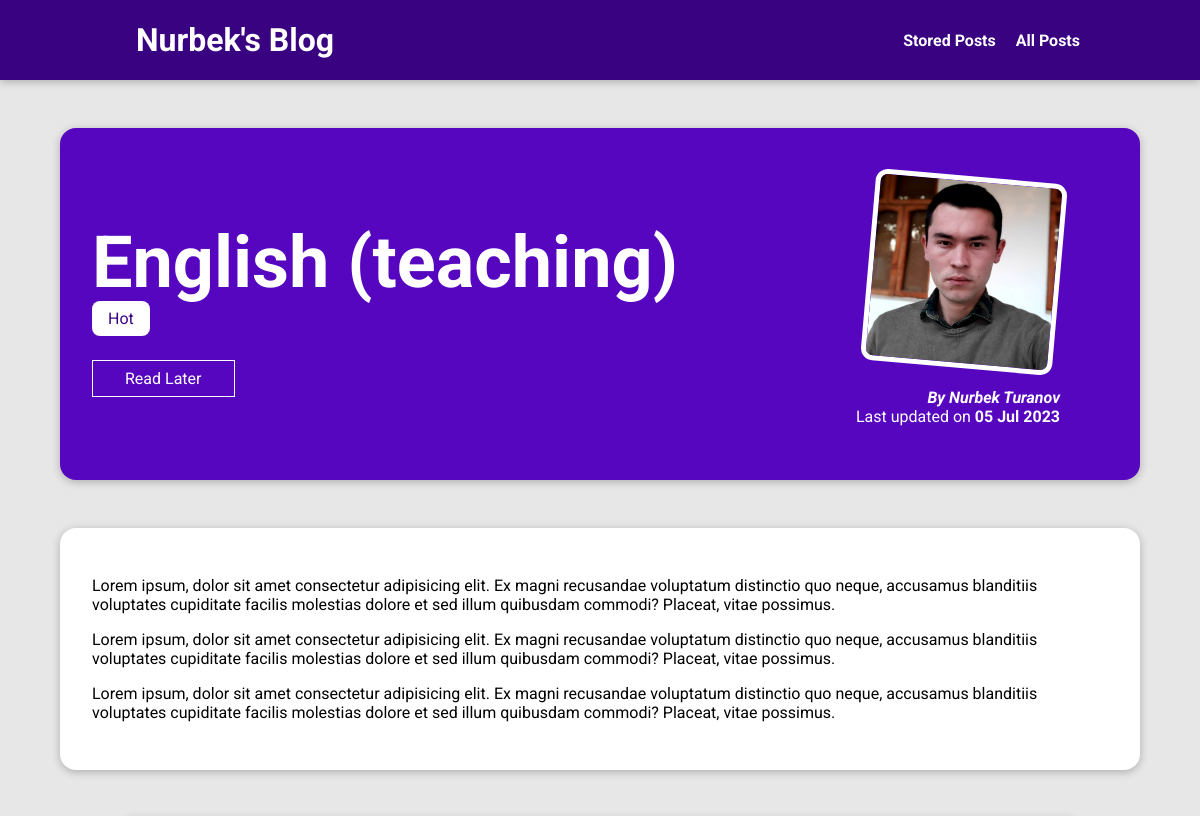
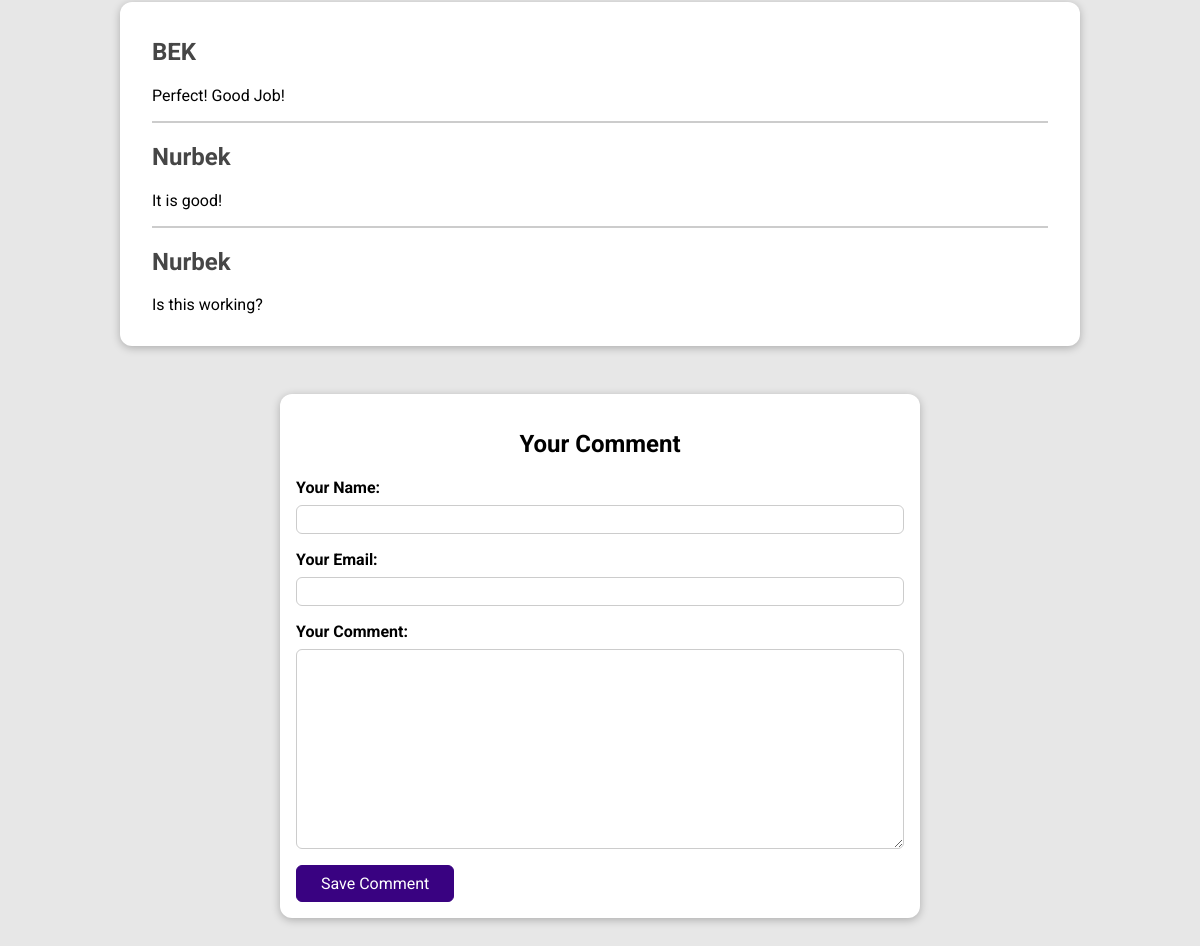
Page /posts/English on the committed database (2 pictures, top to bottom).
### blog/models.py (models this page shows, shortened)
class Post(models.Model):
    title = models.CharField(max_length=150)
    excerpt = models.CharField(max_length=200)
    image = models.ImageField(upload_to="posts", null=True)
    date = models.DateField(auto_now=True)
    slug = models.SlugField(unique=True, db_index=True)
    content = models.TextField(validators=[MinLengthValidator(10)])
    author = models.ForeignKey(
        Author, on_delete=models.SET_NULL, null=True, related_name="posts"
    )
    tags = models.ManyToManyField(Tag)

class Tag(models.Model):
    caption = models.CharField(max_length=20)

class Author(models.Model):
    first_name = models.CharField(max_length=100)
    last_name = models.CharField(max_length=100)
    email_address = models.EmailField()
    def full_name(self):
        return f"{self.first_name} {self.last_name}"
    def __str__(self):
        return self.full_name()

class Comment(models.Model):
    user_name = models.CharField(max_length=120)
    user_email = models.EmailField()
    text = models.TextField(max_length=400)
    post = models.ForeignKey(Post, on_delete=models.CASCADE, related_name="comments")

### blog/views.py (the view, shortened to what this page needs)
# urls.py: path("posts/<slug:slug>", views.SinglePostView.as_view(), name="posts-detail-page"),
class SinglePostView(View):
    def is_stored_post(self, request, post_id):
        stored_posts = request.session.get("stored_posts")
        if stored_posts is not None:
            is_saved_for_later = post_id in stored_posts
        else:
            is_saved_for_later = False
        return is_saved_for_later
    def get(self, request, slug):
        post = Post.objects.get(slug=slug)
        context = {
            "post": post,
            "post_tags": post.tags.all(),
            "comment_form": CommentForm(),
            "comments": post.comments.all().order_by("-id"),
            "saved_for_later": self.is_stored_post(request, post.id),
        }
        return render(request, "blog/post-detail.html", context)

### blog/forms.py
class CommentForm(forms.ModelForm):
    class Meta:
        model = Comment
        exclude = ["post"]
        labels = {
            "user_name": "Your Name",
            "user_email": "Your Email",
            "text": "Your Comment",
        }

### blog/templates/blog/post-detail.html (shortened to what this page needs)
{% extends "base.html" %}
{% load static %}
{% block css_files %}
  <link rel="stylesheet" href="{% static "blog/post-detail.css" %}"/>
{% endblock %}
{% block content %}
  <section id="summary">
    <h2>{{ post.title }}</h2>
    <div>
      {% for tag in post_tags %}
        <span class="tag">{{ tag.caption }}</span>
      {% endfor %}
    </div>
    <div id="read-later">
      <form action="{% url "read-later" %}" method="POST">
        <button>
          {% if saved_for_later %}
            Remove from "Read Later" List
          {% else %}
            Read Later
          {% endif %}
        </button>
      </form>
    </div>
    <article>
      <img src="{{ post.image.url }}" alt="{{ post.title }}" />
      <address>By <a href="mailto:{{ post.author.email_address }}">{{ post.author }}</a></address>
      <div>
        Last updated on <time>{{ post.date|date:"d M Y"}}</time>
      </div>
    </article>
  </section>
  <main>
    {{ post.content|linebreaks }}
  </main>
  <section id="comments">
    <ul>
      {% for comment in comments %}
        <li>
          <h2>{{ comment.user_name }}</h2>
          <p>{{ comment.text|linebreaks }}</p>
        </li>
      {% endfor %}
    </ul>
  </section>
  <section id="comment-form">
    <h2>Your Comment</h2>
    <form action="{% url "posts-detail-page" post.slug %}" method="POST">
      {% for form_field in comment_form %}
        <div class="form-control {% if form_field.errors %}invalid{% endif %}">
          {{ form_field.label_tag }}
          {{ form_field }}
        </div>
      {% endfor %}
      <button>Save Comment</button>
    </form>
  </section>
{% endblock %}

### templates/base.html (shortened to what this page needs)
{% load static %}
<!DOCTYPE html>
<html lang="en">
<head>
  <link rel="stylesheet" href="{% static "app.css" %}" />
  {% block css_files %}{% endblock %}
</head>
<body>
  <header id="main-navigation">
    <h1><a href="{% url "starting-page" %}">Nurbek's Blog</a></h1>
    <nav>
      <a href="{% url "read-later" %}">Stored Posts</a>
      <a href="{% url "posts-page" %}">All Posts</a>
    </nav>
  </header>
  {% block content %}
  {% endblock %}
</body>
</html>

### static/app.css (style rules this page uses)
* { box-sizing: border-box; }
html { font-family: 'Roboto', sans-serif; }
body { margin: 0; }
h1, h2, h3 { font-family: 'Roboto', sans-serif; font-weight: bold; }
#main-navigation { width: 100%; height: 5rem; display: flex; justify-content: space-between; align-items: center; padding: 0 10%; position: absolute; top: 0; left: 0; }
#main-navigation a { text-decoration: none; color: white; font-weight: bold; margin-left: 1rem; }

### blog/static/blog/post-detail.css (style rules this page uses)
body { background-color: #e7e7e7; }
#main-navigation { background-color: #390281; box-shadow: 0 2px 8px rgba(0, 0, 0, 0.25); }
#summary { margin: 8rem auto 3rem auto; padding: 2rem; width: 90%; max-width: 90rem; border-radius: 16px; background-color: #5706c0; position: relative; box-shadow: 0 2px 8px rgba(0, 0, 0, 0.25); height: 22rem; }
#summary h2 { color: white; font-size: 4.5rem; margin-bottom: 0.25rem; }
#summary article { position: absolute; top: 2rem; right: 3rem; padding: 1rem 2rem; border-radius: 12px; text-align: right; color: white; }
#summary article img { width: 12rem; height: 12rem; border-radius: 12px; transform: rotateZ(5deg); border: 5px solid white; margin-bottom: 1rem; }
#summary address { font-weight: bold; }
#summary a { color: white; text-decoration: none; }
#summary time { font-weight: bolder; }
#read-later { margin: 2rem 0; }
#read-later button { background-color: transparent; border: 1px solid white; padding: 0.5rem 2rem; font: inherit; color: white; cursor: pointer; }
main { margin: 2rem auto 3rem auto; padding: 2rem; width: 90%; max-width: 90rem; border-radius: 16px; background-color: white; position: relative; box-shadow: 0 2px 8px rgba(0, 0, 0, 0.25); height: 100%; }
.tag { background-color: white; color: #390281; padding: 0.5rem 1rem; border-radius: 8px; }
#comment-form { margin: 3rem auto; width: 90%; max-width: 40rem; border-radius: 12px; background-color: white; box-shadow: 0 2px 8px rgba(0, 0, 0, 0.25); padding: 1rem; }
#comment-form button { font: inherit; background-color: #390281; color: white; border: 1px solid #390281; padding: 0.5rem 1.5rem; border-radius: 6px; cursor: pointer; }
#comment-form h2 { text-align: center; }
.form-control { margin-bottom: 1rem; }
.form-control label { font-weight: bold; margin-bottom: 0.5rem; display: block; }
.form-control input, .form-control textarea { display: block; width: 100%; font: inherit; padding: 0.25rem; border-radius: 6px; border: 1px solid #ccc; }
#comments { margin: 3rem auto; width: 90%; max-width: 60rem; border-radius: 12px; background-color: white; box-shadow: 0 2px 8px rgba(0, 0, 0, 0.25); padding: 1rem 2rem; }
#comments ul { list-style: none; margin: 0; padding: 0; }
#comments li { margin-bottom: 1rem; border-bottom: 2px solid #ccc; }
#comments li:last-of-type { border-bottom: none; }
#comments h2 { color: #464646; }

### rows in the picture
Post: title "English (teaching)", image (picture), author "Nurbek Turanov", date "05 Jul 2023", content "Lorem ipsum, dolor sit amet consectetur adipisicing elit. Ex magni recusandae voluptatum distinctio quo neque, accusamus blanditiis voluptates cupiditate facilis molestias dolore et sed illum quibusdam commodi? Placeat, vitae possimus. Lorem ipsum, dolor sit amet consectetur adipisicing elit. Ex magni recusandae voluptatum distinctio quo neque, accusamus blanditiis voluptates cupiditate facilis molestias dolore et sed illum quibusdam commodi? Placeat, vitae possimus. Lorem ipsum, dolor sit amet consectetur adipisicing elit. Ex magni recusandae voluptatum distinctio quo neque, accusamus blanditiis voluptates cupiditate facilis molestias dolore et sed illum quibusdam commodi? Placeat, vitae…"
Tag: caption "Hot"
Comment: user_name "BEK", text "Perfect! Good Job!"
Comment: user_name "Nurbek", text "It is good!"
Comment: user_name "Nurbek", text "Is this working?"
